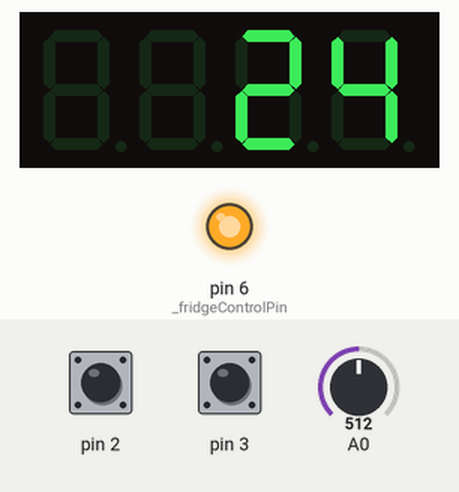
Bench run of a sketch on a simulated Arduino Uno, built with avr-gcc and run on an emulated ATmega328P. Shown: 4-digit seven-segment display, output pins drawn as LEDs (lit = HIGH). Inputs (shaded band) come from the test bench; at power-on: A0 = 512, pin 2 HIGH, pin 3 HIGH.

Above: at 5.6 s.
5.7 s: A0 set to 773
At 7.3 s:
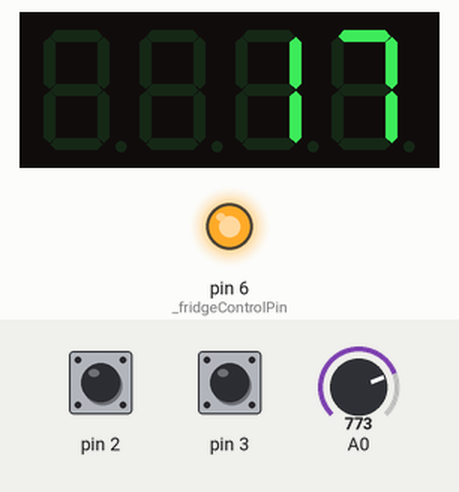
8.7 s: A0 set to 803
At 11.4 s:
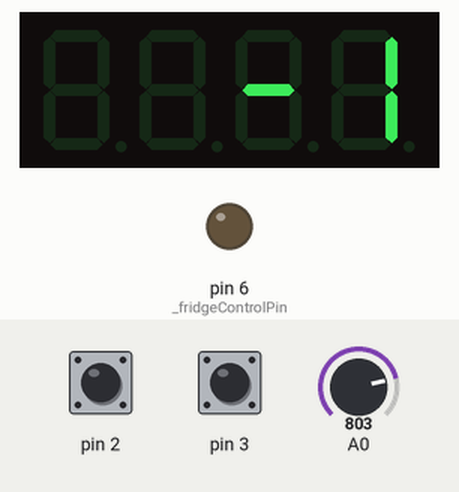
11.7 s: pin 2 pulled LOW for 0.15 s
14.8 s: A0 set to 0
At 17.5 s:
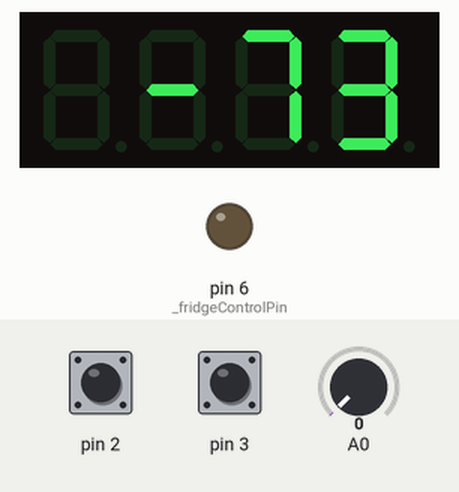
17.8 s: pin 2 pulled LOW for 1 s
At 18.7 s:
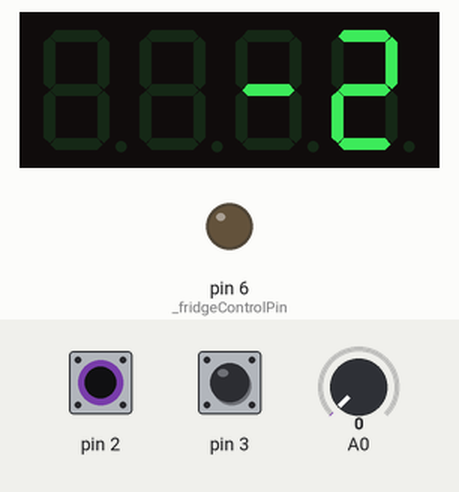
Timing chart, 0 to 20.8 s (numbered marks = the images above; inputs shaded):
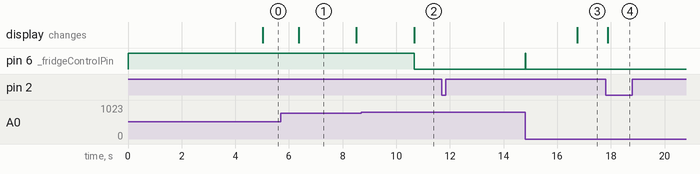

Measured:
- the behaviour switches between 786 and 787 on A0 (found by bisection; images 1 and 2)
- after the input at 5.7 s, the display: changes after 0.67 s (image 1)
- after the input at 8.7 s, pin 6 (_fridgeControlPin): HIGH → LOW after 2.0 s; the display: changes after 2.0 s (image 2)
- after the input at 11.7 s, every drawn part: stays the same
- after the input at 14.8 s, pin 6 (_fridgeControlPin): LOW → HIGH at once, → LOW 0.02 s later; the display: changes after 1.9 s (image 3)
- after the input at 17.8 s, the display: changes after 0.08 s (image 4)
- what the display in image 1 shows lasts 2.1 s, from 6.4 s to 8.5 s

The sketch:

FridgeController.ino
```cpp
#include <Arduino.h>
#include "SmitThermistor.h"
#include "SmitRotaryEncoder.h"
#include "TM1637Display.h"

#define newTempDisplayMillis 5000

TM1637Display ledDisplay(4,5);
SmitRotaryEncoder tempSelect(2, 3, -15, 15);
SmitThermistor temp(A0);
int _fridgeControlPin = 6;
float _selectedTemp = 0;
unsigned long oldTime = 0;
unsigned long totalTimeDisplayed = 0;

void setup() {
  Serial.begin (9600);

  pinMode (_fridgeControlPin, OUTPUT);
  digitalWrite(_fridgeControlPin, LOW);

  ledDisplay.setBrightness(0x0f);
}

void loop() {
  float currentTemp = temp.Read();

  displayCurrentTempOnScreen(currentTemp);

  checkForNewSelectedTemp();

  switchFridge(currentTemp);
}

void displayCurrentTempOnScreen(float currentTemp)
{
  long newTime = millis();
  unsigned long elapsedtime = newTime - oldTime;

  if (totalTimeDisplayed != -1)
  {
    totalTimeDisplayed = totalTimeDisplayed + elapsedtime;
    if (totalTimeDisplayed >= newTempDisplayMillis)
    {
      totalTimeDisplayed = -1;
    }
  }
  else
  {
    displayTemperature((int)currentTemp);
  }

  oldTime = newTime;
}

void checkForNewSelectedTemp()
{
  tempSelect.Tick();

  int newTemp;
  newTemp = tempSelect.NewPosition();
  if (newTemp != -99)
  {
    _selectedTemp = newTemp;
    totalTimeDisplayed = 0;
    displayTemperature(newTemp);
  }
}

void displayTemperature(int newTemp)
{
  bool isNeg = newTemp < 0;
  if (isNeg)
  {
    newTemp = newTemp * -1;
  }

  ledDisplay.showNumberDec(newTemp);

  if (isNeg)
  {
    int positionOfSign = 2;
    if (newTemp >= 10) positionOfSign = 1;
    uint8_t data[]= {0b01000000};
    ledDisplay.setSegments(data, 1, positionOfSign);
  }
}

void switchFridge(float currentTemp)
{
  float selectedTempMin = _selectedTemp + 0.2;
  float selectedTempMax = _selectedTemp + 0.8;
  if (currentTemp < selectedTempMin)
  {
    digitalWrite(_fridgeControlPin, LOW);
  }
  else if (currentTemp > selectedTempMax)
  {
    digitalWrite(_fridgeControlPin, HIGH);
  }
}
```

SmitRotaryEncoder.cpp
```cpp
#include "Arduino.h"
#include "SmitRotaryEncoder.h"

SmitRotaryEncoder::SmitRotaryEncoder(int pinA, int pinB, int minPos, int maxPos)
{
  _pinA = pinA;
  _pinB = pinB;
  _minPosition = minPos;
  _maxPosition = maxPos;
  _currentPosition = 0;
  _lastReturnedPosition = _currentPosition;

  _pinALast = HIGH;
  _pinANew = HIGH;
  _pinBNew = HIGH;
  _timePinsSame = 0;
  _newTime = 0;
  _oldTime = micros();
  _changeCought = false;

  _threshold = 1000;

  pinMode (_pinA, INPUT_PULLUP);
  pinMode (_pinB, INPUT_PULLUP);
}

void SmitRotaryEncoder::Tick()
{
  _pinANew = digitalRead(_pinA);
  _pinBNew = digitalRead(_pinB);

  _newTime = micros();

  if (_pinALast != _pinANew)
  {
    _timePinsSame = 0;
    _changeCought = false;
  }
  else if (_changeCought == false)
  {
    _timePinsSame = _timePinsSame + (_newTime - _oldTime);

    if (_timePinsSame >= _threshold)
    {
      _changeCought = true;

      if (_pinANew == LOW)
      {
        if (_pinBNew == LOW)
        {
          if (_currentPosition < _maxPosition)
          {
            _currentPosition++;
          }
        }
        else
        {
          if (_currentPosition > _minPosition)
          {
            _currentPosition--;
          }
        }
      }
    }
  }

  _pinALast = _pinANew;
  _oldTime = _newTime;
}

int SmitRotaryEncoder::Position()
{
  return _currentPosition;
}

int SmitRotaryEncoder::NewPosition()
{
  if (_lastReturnedPosition == _currentPosition)
  {
    return -99;
  }
  else
  {
    _lastReturnedPosition = _currentPosition;
    return _lastReturnedPosition;
  }
}
```

SmitRotaryEncoder.h
```cpp
#ifndef SmitRotaryEncoder_h
#define SmitRotaryEncoder_h

#include "Arduino.h"

class SmitRotaryEncoder
{
  public:
    SmitRotaryEncoder(int pinA, int pinB, int minPos, int maxPos);

    void Tick();
    int Position();
    int NewPosition(); //returns -99 if position has not changed since last call
  private:
    int _pinA;
    int _pinB;
    int _currentPosition;
    int _lastReturnedPosition;
    int _minPosition;
    int _maxPosition;
    int _pinALast;
    int _pinANew;
    int _pinBLast;
    int _pinBNew;
    volatile unsigned long _threshold;
    volatile unsigned long _timePinsSame;
    volatile unsigned long _newTime;
    volatile unsigned long _oldTime;
    bool _changeCought;
};

#endif
```

SmitThermistor.cpp
```cpp
#include "Arduino.h"
#include "SmitThermistor.h"

float lastReturned = 0;
float currentAccumelator = 0;
int numberReadingTaken = 0;

SmitThermistor::SmitThermistor(int analogPin)
{
  _analogPin = analogPin;

  pinMode (_analogPin, INPUT);
}

float SmitThermistor::Read()
{
  currentAccumelator += analogRead(_analogPin);
  numberReadingTaken++;
  if (numberReadingTaken < 100)
  {
    return lastReturned;
  }

  float reading = currentAccumelator / numberReadingTaken;
  currentAccumelator = 0;
  numberReadingTaken = 0;

  reading = 1023 / reading - 1;
  reading = SERIESRESISTOR / reading;

  float steinhart;
  steinhart = reading / THERMISTORNOMINAL;
  steinhart = log(steinhart);
  steinhart /= BCOEFFICIENT;
  steinhart += 1.0 / (TEMPERATURENOMINAL + 273.15);
  steinhart = 1.0 / steinhart;
  steinhart -= 273.15;

  lastReturned = steinhart;
  return steinhart;
}
```

SmitThermistor.h
```cpp
#ifndef SmitThermistor_h
#define SmitThermistor_h

#include "Arduino.h"

#define THERMISTORNOMINAL 10000
#define TEMPERATURENOMINAL 25
#define BCOEFFICIENT 3950
#define SERIESRESISTOR 10000

class SmitThermistor
{
  public:
    SmitThermistor(int analogPin);

    float Read();
  private:
  int _analogPin;
};

#endif
```
